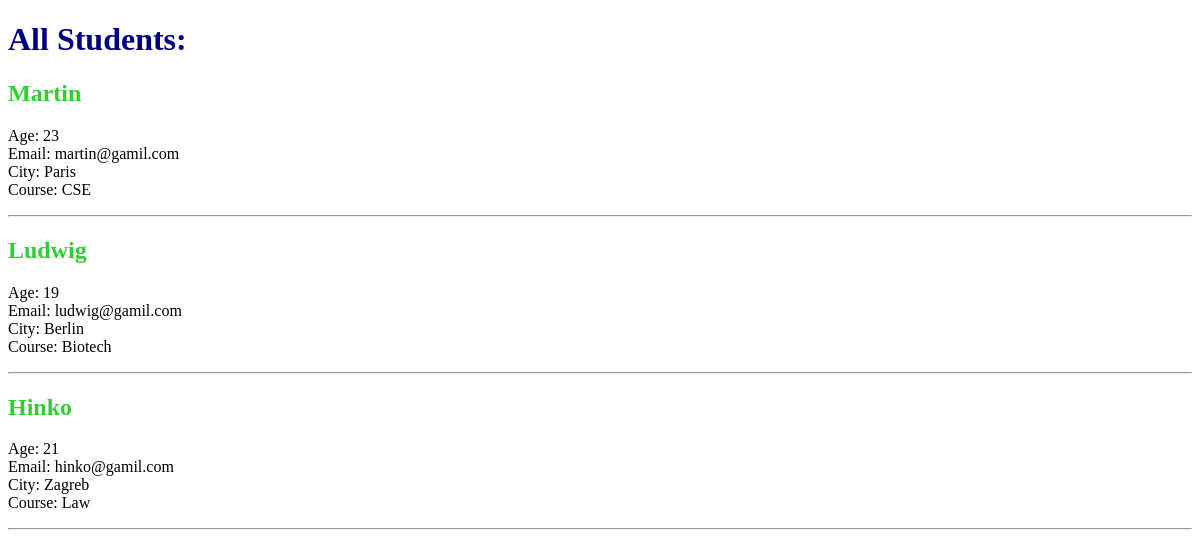
Before: /app_1/students/ with the older database file.
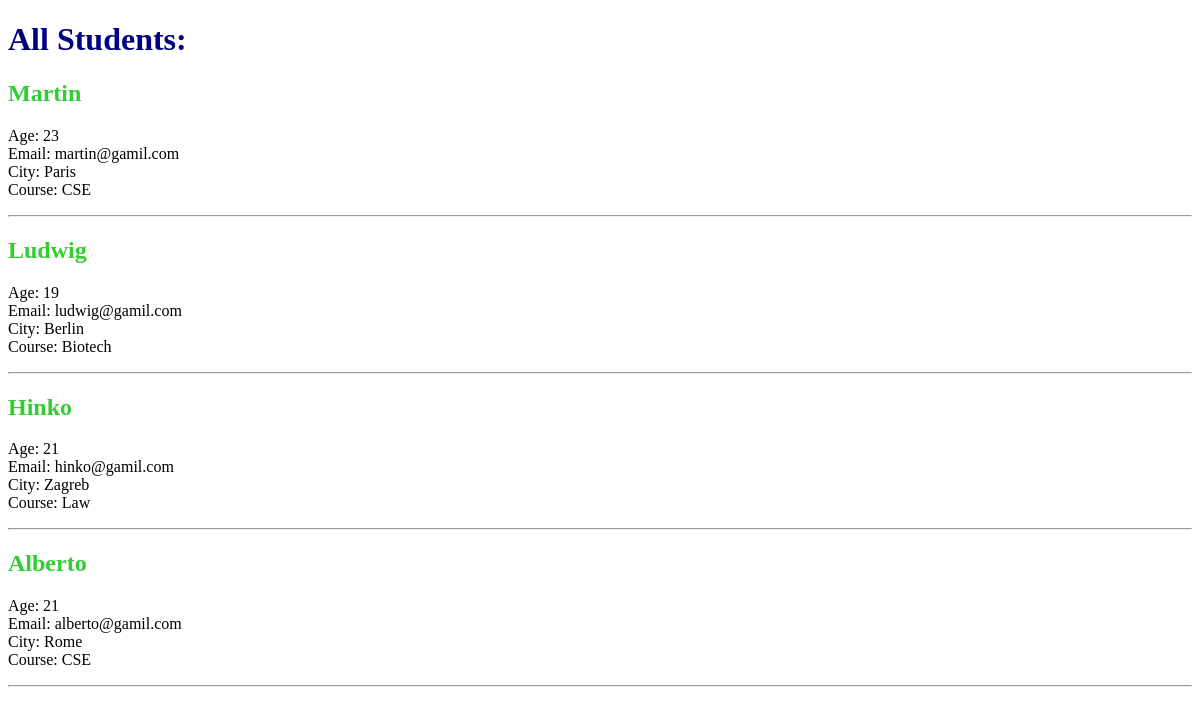
After: the same page with the newer database file.
### app_1/models.py (models this page shows, shortened)
class Student(models.Model):
    name = models.CharField(max_length=20)
    age = models.SmallIntegerField()
    email = models.EmailField()
    city = models.CharField(max_length=50, default='City')
    course = models.CharField(max_length=50, default='course')

### app_1/views.py (the view)
# urls.py: path('students/', views.students, name='students'),
def students(request):
    all_students = models.Student.objects.all()
    data = {'students': all_students}
    return render(request, 'students.html', data)

### app_1/templates/students.html (shortened to what this page needs)
<!DOCTYPE html>
<html>
    <head>
    </head>
    <body>
        <h1>All Students:</h1>
        {% for s in students %}
            <h2>{{s.name}}</h2>
            <p>Age: {{s.age }}<br>
               Email: {{s.email}}<br>
               City: {{s.city}}<br>
               Course: {{s.course}}</p>
            <hr>
        {% endfor %}
    </body>
</html>

### app_1/templates/students.html (style rules this page uses)
h1 { color: navy; }
h2 { color: limegreen; }

Changed rows visible on the page:
added Student: name "Alberto", age "21", email "alberto@gamil.com", city "Rome", course "CSE"
